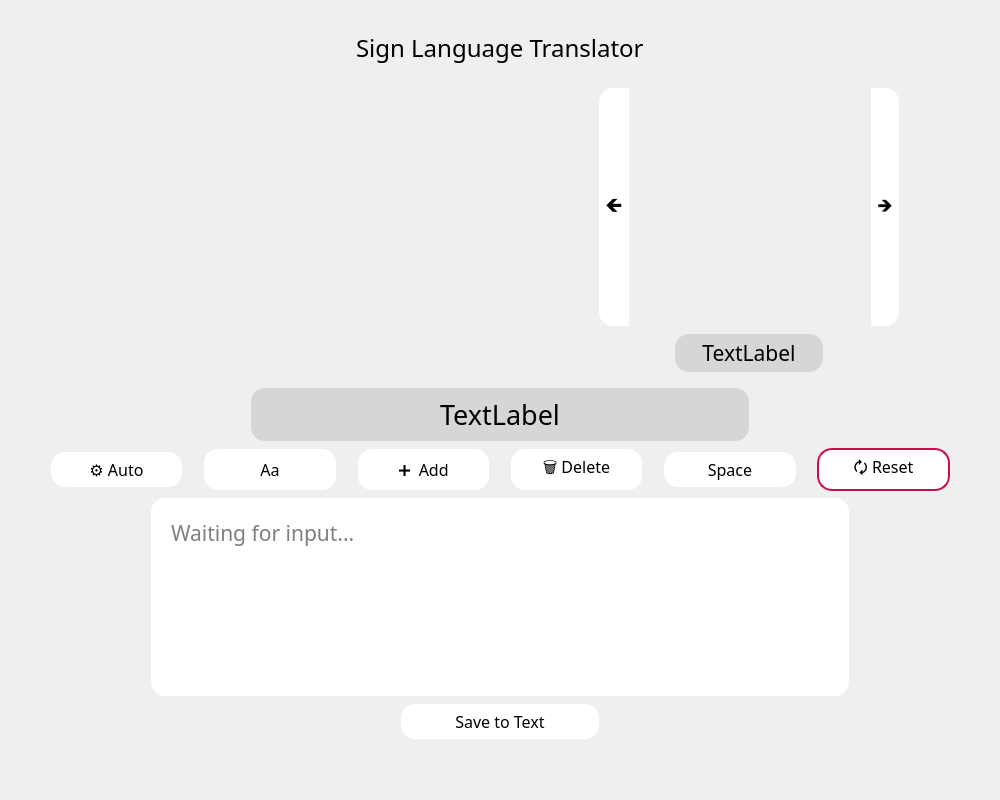
<?xml version="1.0" encoding="UTF-8"?>
<ui version="4.0">
 <class>MainWindow</class>
 <widget class="QMainWindow" name="MainWindow">
  <property name="geometry">
   <rect>
    <x>0</x>
    <y>0</y>
    <width>1000</width>
    <height>800</height>
   </rect>
  </property>
  <property name="minimumSize">
   <size>
    <width>0</width>
    <height>800</height>
   </size>
  </property>
  <property name="maximumSize">
   <size>
    <width>1000</width>
    <height>800</height>
   </size>
  </property>
  <property name="windowTitle">
   <string>Sign Language Translator</string>
  </property>
  <widget class="QWidget" name="centralwidget">
   <layout class="QVBoxLayout" name="verticalLayout">
    <property name="leftMargin">
     <number>0</number>
    </property>
    <property name="topMargin">
     <number>0</number>
    </property>
    <property name="rightMargin">
     <number>0</number>
    </property>
    <property name="bottomMargin">
     <number>40</number>
    </property>
    <item>
     <layout class="QVBoxLayout" name="verticalLayout_2">
      <property name="topMargin">
       <number>20</number>
      </property>
      <property name="bottomMargin">
       <number>20</number>
      </property>
      <item alignment="Qt::AlignHCenter">
       <widget class="QLabel" name="titleLabel">
        <property name="font">
         <font>
          <family>Century Gothic</family>
          <pointsize>18</pointsize>
         </font>
        </property>
        <property name="text">
         <string>Sign Language Translator</string>
        </property>
       </widget>
      </item>
      <item>
       <layout class="QHBoxLayout" name="horizontalLayout">
        <property name="spacing">
         <number>40</number>
        </property>
        <property name="leftMargin">
         <number>100</number>
        </property>
        <property name="topMargin">
         <number>0</number>
        </property>
        <property name="rightMargin">
         <number>100</number>
        </property>
        <item>
         <widget class="QLabel" name="videoLabel">
          <property name="minimumSize">
           <size>
            <width>400</width>
            <height>300</height>
           </size>
          </property>
          <property name="maximumSize">
           <size>
            <width>400</width>
            <height>300</height>
           </size>
          </property>
          <property name="styleSheet">
           <string notr="true">QLabel {
    border: 2px solid transparent;                          
    color: black;          
    transition: background-color 0.3s ease; 
}</string>
          </property>
          <property name="frameShape">
           <enum>QFrame::NoFrame</enum>
          </property>
          <property name="text">
           <string/>
          </property>
          <property name="scaledContents">
           <bool>true</bool>
          </property>
          <property name="indent">
           <number>0</number>
          </property>
         </widget>
        </item>
        <item>
         <spacer name="horizontalSpacer">
          <property name="orientation">
           <enum>Qt::Horizontal</enum>
          </property>
          <property name="sizeHint" stdset="0">
           <size>
            <width>40</width>
            <height>20</height>
           </size>
          </property>
         </spacer>
        </item>
        <item>
         <layout class="QVBoxLayout" name="verticalLayout_3">
          <property name="spacing">
           <number>0</number>
          </property>
          <property name="rightMargin">
           <number>0</number>
          </property>
          <item>
           <layout class="QHBoxLayout" name="horizontalLayout_3">
            <property name="spacing">
             <number>0</number>
            </property>
            <item alignment="Qt::AlignHCenter">
             <widget class="QPushButton" name="prevButton">
              <property name="sizePolicy">
               <sizepolicy hsizetype="Minimum" vsizetype="Expanding">
                <horstretch>0</horstretch>
                <verstretch>0</verstretch>
               </sizepolicy>
              </property>
              <property name="minimumSize">
               <size>
                <width>0</width>
                <height>240</height>
               </size>
              </property>
              <property name="maximumSize">
               <size>
                <width>40</width>
                <height>240</height>
               </size>
              </property>
              <property name="font">
               <font>
                <pointsize>16</pointsize>
               </font>
              </property>
              <property name="styleSheet">
               <string notr="true">QPushButton {
    border: 2px solid transparent;
    border-top-left-radius: 15px;      
	border-bottom-left-radius: 15px;    
    padding: 5px;                  
    background-color: white;        
    color: black;             
    transition: background-color 0.3s ease; 
}

QPushButton:hover {
    background-color: #f0f0f0; 
    color: black;                  
}

QPushButton:pressed {
    background-color: #d0d0d0;
    color: black;
}</string>
              </property>
              <property name="text">
               <string>🡸</string>
              </property>
             </widget>
            </item>
            <item alignment="Qt::AlignHCenter">
             <widget class="QLabel" name="slideshowLabel">
              <property name="minimumSize">
               <size>
                <width>240</width>
                <height>240</height>
               </size>
              </property>
              <property name="maximumSize">
               <size>
                <width>240</width>
                <height>240</height>
               </size>
              </property>
              <property name="styleSheet">
               <string notr="true">QLabel {
    border: 2px solid transparent;                            
    color: black;           
    transition: background-color 0.3s ease; 
}</string>
              </property>
              <property name="text">
               <string/>
              </property>
              <property name="scaledContents">
               <bool>false</bool>
              </property>
             </widget>
            </item>
            <item alignment="Qt::AlignHCenter">
             <widget class="QPushButton" name="nextButton">
              <property name="sizePolicy">
               <sizepolicy hsizetype="Minimum" vsizetype="Expanding">
                <horstretch>0</horstretch>
                <verstretch>0</verstretch>
               </sizepolicy>
              </property>
              <property name="maximumSize">
               <size>
                <width>40</width>
                <height>240</height>
               </size>
              </property>
              <property name="font">
               <font>
                <pointsize>14</pointsize>
               </font>
              </property>
              <property name="styleSheet">
               <string notr="true">QPushButton {
    border: 2px solid transparent;
    border-top-right-radius: 15px;      
	border-bottom-right-radius: 15px;    
    padding: 5px;                  
    background-color: white;        
    color: black;             
    transition: background-color 0.3s ease; 
}

QPushButton:hover {
    background-color: #f0f0f0; 
    color: black;                  
}

QPushButton:pressed {
    background-color: #d0d0d0;
    color: black;
}</string>
              </property>
              <property name="text">
               <string>🡺</string>
              </property>
             </widget>
            </item>
           </layout>
          </item>
          <item alignment="Qt::AlignHCenter">
           <widget class="QLabel" name="signLabel">
            <property name="minimumSize">
             <size>
              <width>150</width>
              <height>0</height>
             </size>
            </property>
            <property name="maximumSize">
             <size>
              <width>150</width>
              <height>40</height>
             </size>
            </property>
            <property name="font">
             <font>
              <family>Century Gothic</family>
              <pointsize>16</pointsize>
             </font>
            </property>
            <property name="styleSheet">
             <string notr="true">QLabel {
    border: 2px solid transparent;
    border-radius: 15px;      
    padding: 5px;                  
    background-color: rgb(214, 214, 214);        
    color: black;             
    transition: background-color 0.3s ease; 
}</string>
            </property>
            <property name="text">
             <string>TextLabel</string>
            </property>
            <property name="alignment">
             <set>Qt::AlignCenter</set>
            </property>
           </widget>
          </item>
         </layout>
        </item>
       </layout>
      </item>
      <item alignment="Qt::AlignHCenter">
       <widget class="QLabel" name="predictionLabel">
        <property name="sizePolicy">
         <sizepolicy hsizetype="Fixed" vsizetype="Preferred">
          <horstretch>0</horstretch>
          <verstretch>0</verstretch>
         </sizepolicy>
        </property>
        <property name="minimumSize">
         <size>
          <width>500</width>
          <height>0</height>
         </size>
        </property>
        <property name="maximumSize">
         <size>
          <width>16777215</width>
          <height>60</height>
         </size>
        </property>
        <property name="font">
         <font>
          <family>Century Gothic</family>
          <pointsize>20</pointsize>
         </font>
        </property>
        <property name="styleSheet">
         <string notr="true">QLabel {
    border: 2px solid transparent;
    border-radius: 15px;      
    padding: 5px;                  
    background-color: rgb(214, 214, 214);        
    color: black;             
    transition: background-color 0.3s ease; 
}</string>
        </property>
        <property name="text">
         <string>TextLabel</string>
        </property>
        <property name="alignment">
         <set>Qt::AlignCenter</set>
        </property>
       </widget>
      </item>
      <item>
       <layout class="QHBoxLayout" name="buttonsLayout" stretch="0,0,0,0,0,0">
        <property name="spacing">
         <number>20</number>
        </property>
        <property name="leftMargin">
         <number>50</number>
        </property>
        <property name="topMargin">
         <number>0</number>
        </property>
        <property name="rightMargin">
         <number>50</number>
        </property>
        <item>
         <widget class="QPushButton" name="autoButton">
          <property name="font">
           <font>
            <family>Century Gothic</family>
            <pointsize>12</pointsize>
           </font>
          </property>
          <property name="styleSheet">
           <string notr="true">QPushButton {
    border: 2px solid transparent;
    border-radius: 15px;      
    padding: 5px;                  
    background-color: white;        
    color: black;             
    transition: background-color 0.3s ease; 
}

QPushButton:hover {
    background-color: #f0f0f0; 
    color: black;                  
}

QPushButton:pressed {
    background-color: #d0d0d0;
    color: black;
}</string>
          </property>
          <property name="text">
           <string>⚙️ Auto</string>
          </property>
         </widget>
        </item>
        <item>
         <widget class="QPushButton" name="caseButton">
          <property name="sizePolicy">
           <sizepolicy hsizetype="Minimum" vsizetype="Preferred">
            <horstretch>0</horstretch>
            <verstretch>0</verstretch>
           </sizepolicy>
          </property>
          <property name="font">
           <font>
            <family>Century Gothic</family>
            <pointsize>12</pointsize>
           </font>
          </property>
          <property name="styleSheet">
           <string notr="true">QPushButton {
    border: 2px solid transparent;
    border-radius: 15px;      
    padding: 5px;                  
    background-color: white;        
    color: black;             
    transition: background-color 0.3s ease; 
}

QPushButton:hover {
    background-color: #f0f0f0; 
    color: black;                  
}

QPushButton:pressed {
    background-color: #d0d0d0;
    color: black;
}</string>
          </property>
          <property name="text">
           <string>Aa</string>
          </property>
         </widget>
        </item>
        <item>
         <widget class="QPushButton" name="addButton">
          <property name="sizePolicy">
           <sizepolicy hsizetype="Minimum" vsizetype="Preferred">
            <horstretch>0</horstretch>
            <verstretch>0</verstretch>
           </sizepolicy>
          </property>
          <property name="font">
           <font>
            <family>Century Gothic</family>
            <pointsize>12</pointsize>
           </font>
          </property>
          <property name="styleSheet">
           <string notr="true">QPushButton {
    border: 2px solid transparent;
    border-radius: 15px;      
    padding: 5px;                  
    background-color: white;        
    color: black;             
    transition: background-color 0.3s ease; 
}

QPushButton:hover {
    background-color: #f0f0f0; 
    color: black;                  
}

QPushButton:pressed {
    background-color: #d0d0d0;
    color: black;
}</string>
          </property>
          <property name="text">
           <string>➕  Add</string>
          </property>
         </widget>
        </item>
        <item>
         <widget class="QPushButton" name="deleteButton">
          <property name="font">
           <font>
            <family>Century Gothic</family>
            <pointsize>12</pointsize>
           </font>
          </property>
          <property name="styleSheet">
           <string notr="true">QPushButton {
    border: 2px solid transparent;
    border-radius: 15px;      
    padding: 5px;                  
    background-color: white;        
    color: black;             
    transition: background-color 0.3s ease; 
}

QPushButton:hover {
    background-color: #f0f0f0; 
    color: black;                  
}

QPushButton:pressed {
    background-color: #d0d0d0;
    color: black;
}</string>
          </property>
          <property name="text">
           <string>🗑️ Delete</string>
          </property>
         </widget>
        </item>
        <item>
         <widget class="QPushButton" name="spaceButton">
          <property name="font">
           <font>
            <family>Century Gothic</family>
            <pointsize>12</pointsize>
           </font>
          </property>
          <property name="styleSheet">
           <string notr="true">QPushButton {
    border: 2px solid transparent;
    border-radius: 15px;      
    padding: 5px;                  
    background-color: white;        
    color: black;             
    transition: background-color 0.3s ease; 
}

QPushButton:hover {
    background-color: #f0f0f0; 
    color: black;                  
}

QPushButton:pressed {
    background-color: #d0d0d0;
    color: black;
}</string>
          </property>
          <property name="text">
           <string>Space</string>
          </property>
         </widget>
        </item>
        <item>
         <widget class="QPushButton" name="resetButton">
          <property name="font">
           <font>
            <family>Century Gothic</family>
            <pointsize>12</pointsize>
           </font>
          </property>
          <property name="styleSheet">
           <string notr="true">QPushButton {
    border: 2px solid rgb(203, 14, 70);
    border-radius: 15px;      
    padding: 5px;                  
    background-color: white;        
    color: black;             
    transition: background-color 0.3s ease; 
}

QPushButton:hover {
    background-color: #f0f0f0; 
    color: black;                  
}

QPushButton:pressed {
    background-color: #d0d0d0;
    color: black;
}</string>
          </property>
          <property name="text">
           <string>🗘 Reset</string>
          </property>
         </widget>
        </item>
       </layout>
      </item>
      <item alignment="Qt::AlignHCenter">
       <widget class="QTextEdit" name="textBox">
        <property name="minimumSize">
         <size>
          <width>700</width>
          <height>0</height>
         </size>
        </property>
        <property name="maximumSize">
         <size>
          <width>1000</width>
          <height>200</height>
         </size>
        </property>
        <property name="font">
         <font>
          <family>Century Gothic</family>
          <pointsize>16</pointsize>
         </font>
        </property>
        <property name="styleSheet">
         <string notr="true">QTextEdit {
    border: 2px solid transparent;
    border-radius: 15px;      
    padding: 15px;                  
    background-color: white;        
    color: black;             
    transition: background-color 0.3s ease; 
}</string>
        </property>
        <property name="frameShadow">
         <enum>QFrame::Sunken</enum>
        </property>
        <property name="lineWidth">
         <number>6</number>
        </property>
        <property name="readOnly">
         <bool>false</bool>
        </property>
        <property name="placeholderText">
         <string>Waiting for input...</string>
        </property>
       </widget>
      </item>
      <item alignment="Qt::AlignHCenter">
       <widget class="QPushButton" name="saveToTextButton">
        <property name="minimumSize">
         <size>
          <width>200</width>
          <height>0</height>
         </size>
        </property>
        <property name="maximumSize">
         <size>
          <width>200</width>
          <height>16777215</height>
         </size>
        </property>
        <property name="font">
         <font>
          <family>Century Gothic</family>
          <pointsize>12</pointsize>
         </font>
        </property>
        <property name="styleSheet">
         <string notr="true">QPushButton {
    border: 2px solid transparent;
    border-radius: 15px;      
    padding: 5px;                  
    background-color: white;        
    color: black;             
    transition: background-color 0.3s ease; 
}

QPushButton:hover {
    background-color: #f0f0f0; 
    color: black;                  
}

QPushButton:pressed {
    background-color: #d0d0d0;
    color: black;
}</string>
        </property>
        <property name="text">
         <string>Save to Text</string>
        </property>
       </widget>
      </item>
     </layout>
    </item>
   </layout>
  </widget>
 </widget>
 <resources/>
 <connections/>
</ui>
